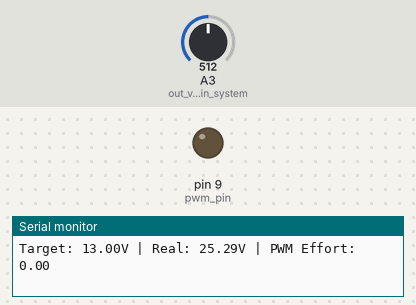
The sketch below on a simulated Arduino Uno, built with avr-gcc and run on an emulated ATmega328P. Shown: output pins drawn as LEDs (lit = HIGH), the last lines printed to the serial monitor. Inputs (shaded band) come from the test bench; at power-on: A3 (out_voltage_pin_system) = 512.

Above: at 1.4 s.
1.5 s: A3 (out_voltage_pin_system) set to 122
At 1.95 s:
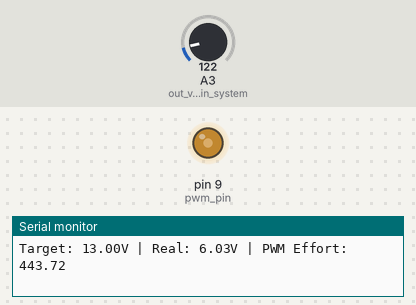
At 3.4 s:
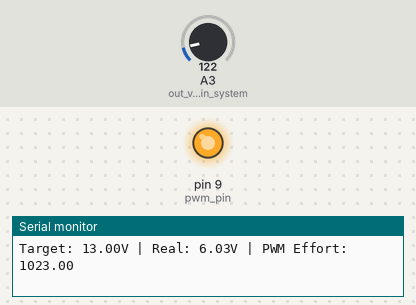
3.9 s: A3 (out_voltage_pin_system) set to 306
At 4.95 s:
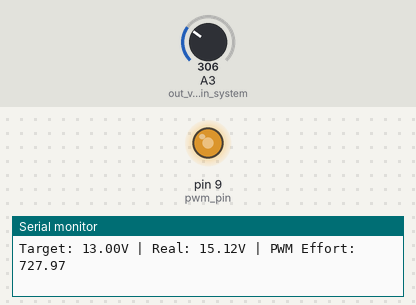
Timing chart, 0 to 8.8 s (numbered marks = the images above; inputs shaded):
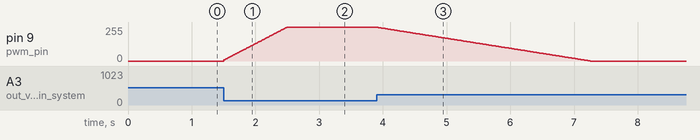

The sketch:

Arduino_proteus.ino
```cpp
#include <TimerOne.h>
#include <PID_v1.h>

const int out_voltage_pin_system = A3;
const int pwm_pin = 9;

double expected_output_voltage = 13.0;

double Setpoint, Input, Output;
double current_target = 0.0;


double Kp = 3.57, Ki = 143.0, Kd = 0.0;

int hardware_duty_cycle;
PID myPID(&Input, &Output, &Setpoint, Kp, Ki, Kd, DIRECT);

unsigned long lastPrintTime = 0;

void setup() {
  pinMode(pwm_pin, OUTPUT);


  Timer1.initialize(100);
  Timer1.pwm(pwm_pin, 0);

  delay(200);
  Serial.begin(115200);

  Input = read_out_voltage();
  Setpoint = 0.0;
  Output = 0;

  myPID.SetOutputLimits(0, 1023);
  myPID.SetSampleTime(10);
  myPID.SetMode(AUTOMATIC);
}

void loop() {

  if (current_target < expected_output_voltage) {
    current_target += 0.02;
    Setpoint = current_target;
  }

  Input = read_out_voltage();

  if (myPID.Compute()) {
    apply_pwm_control();
  }

  if (millis() - lastPrintTime >= 100) {
    Serial.print("Target: "); Serial.print(Setpoint);
    Serial.print("V | Real: "); Serial.print(Input);
    Serial.print("V | PWM Effort: "); Serial.println(Output);
    lastPrintTime = millis();
  }
}

double read_out_voltage() {
  int raw_adc = analogRead(out_voltage_pin_system);
  return (raw_adc * 50.5357) / 1023.0;
}

void apply_pwm_control() {
  hardware_duty_cycle = (int)Output;

  hardware_duty_cycle = constrain(hardware_duty_cycle, 0, 1018);
  Timer1.pwm(pwm_pin, hardware_duty_cycle);
}
```

Measured:
- after the input at 1.5 s, pin 9 (pwm_pin): moves from 0/255 to 254/255 over 0.99 s, starting at once
- after the input at 3.9 s, pin 9 (pwm_pin): moves from 254/255 to 0/255 over 3.4 s, starting at once
